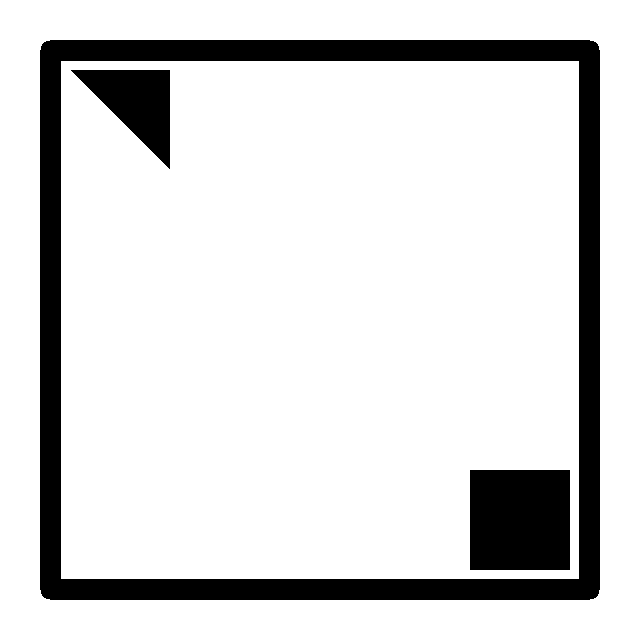
#> input picture markers/marker_000001.png, 640 x 640 px; its folder holds only this picture in this run
$ python test_detector.py
#> lines starting #> are read from the running program, lines starting #| are printed output that depends on the picture; after the words box and inside, x2 and y2 are one past the last pixel; in counts of white or black regions, pixels touching at a corner belong together
### marker_detector.py
"""
Custom Visual Marker Detector
Detects and decodes markers from camera frames using OpenCV
"""

import cv2
import numpy as np


class MarkerDetector:
    def __init__(self, min_area=1000, debug=False):
        """
        Initialize marker detector

        Args:
            min_area: Minimum contour area to consider
            debug: Enable debug visualization
        """
#> further down, img is the input picture: shape (640, 640, 3); 85.3% white; 3 black regions, box (x1, y1, x2, y2) and area: (40, 40, 600, 600) 45152, (470, 470, 570, 570) 10000, (71, 70, 170, 169) 4950
        self.min_area = min_area
        self.debug = debug
        self.grid_size = 5

    def detect_marker(self, frame):
        """
        Detect and decode a marker from a camera frame

        Args:
            frame: Input image (BGR or grayscale)

        Returns:
            dict: Detection result with 'id', 'corners', 'image', 'confidence'
                  or None if no marker detected
        """
        # Step 1: Convert to grayscale
        if len(frame.shape) == 3:
            gray = cv2.cvtColor(frame, cv2.COLOR_BGR2GRAY)
        else:
            gray = frame.copy()

        # Step 2: Apply thresholding (adaptive for better lighting)
        binary = cv2.adaptiveThreshold(
            gray, 255,
            cv2.ADAPTIVE_THRESH_GAUSSIAN_C,
            cv2.THRESH_BINARY_INV,
            11, 2
        )
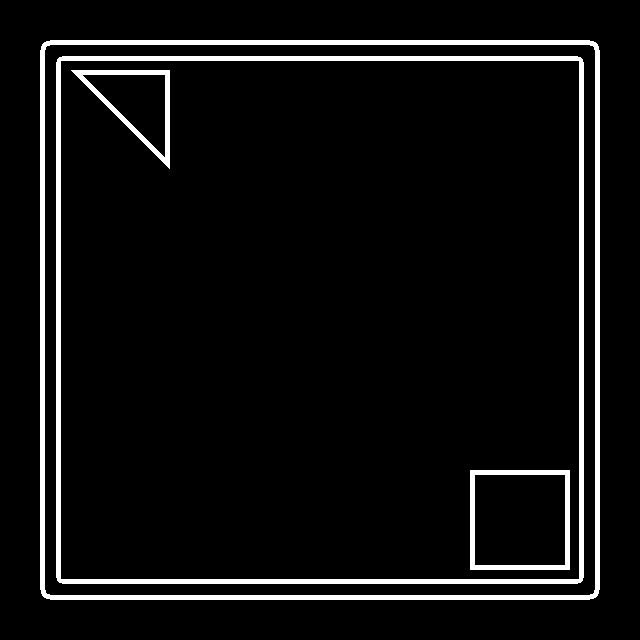
#> binary: shape (640, 640); 6.1% white; 4 white regions

        if self.debug:
            cv2.imshow('Binary', binary)

        # Step 3: Detect contours
        contours, _ = cv2.findContours(
            binary, cv2.RETR_EXTERNAL, cv2.CHAIN_APPROX_SIMPLE
        )
#> contours = 1 contour; box (x1, y1, x2, y2) and area: (40, 40, 600, 600) 312369

        # Step 4: Filter contours
        valid_markers = []

        for contour in contours:
            # Skip small contours
            area = cv2.contourArea(contour)
            if area < self.min_area:
                continue

            # Approximate contour to polygon
            epsilon = 0.02 * cv2.arcLength(contour, True)
            approx = cv2.approxPolyDP(contour, epsilon, True)

            # Must have 4 corners (square)
            if len(approx) != 4:
                continue

            # Check aspect ratio (should be ~1:1)
            rect = cv2.minAreaRect(approx)
            width, height = rect[1]
            aspect_ratio = max(width, height) / min(width, height)

            if aspect_ratio > 1.3:  # Allow some distortion
                continue

            # Step 5: Extract corners and apply perspective transform
            corners = self._order_corners(approx.reshape(4, 2))

            # Step 6: Apply perspective transform to get top-down view
            warped = self._perspective_transform(gray, corners)

            if warped is None:
                continue

            # Step 7: Decode marker
            result = self._decode_marker(warped)

            if result is not None:
                result['corners'] = corners
                result['warped'] = warped
                valid_markers.append(result)
#> this loop made 1 pass
#> (area, epsilon, approx, rect, width, height, aspect_ratio, corners) on pass 1: (312369, 44.44, [[44, 42], [42, 595], [595, 597], [597, 44]], ((319.5, 319.5), (553, 553), -89.79), 553, 553, 1, [[44, 42], [597, 44], [595, 597], [42, 595]])
#> pass 1, in _perspective_transform, `warped = cv2.warpPerspective(gray, M, (max_width, max_height))`:
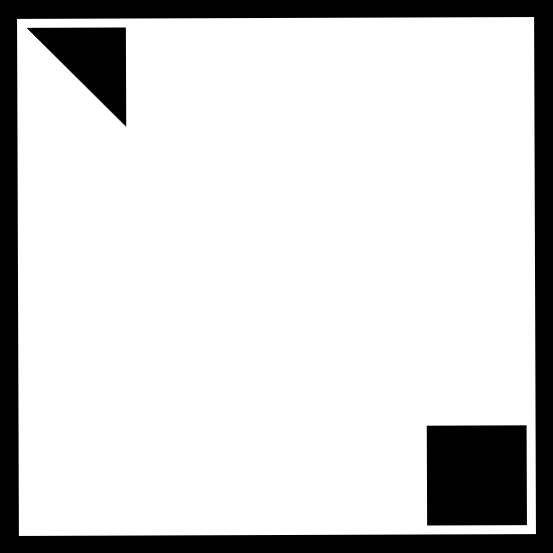
#> warped: shape (553, 553); min 0, max 255, mean 210.5
#> pass 1, in _decode_marker, `_, binary = cv2.threshold(warped, 0, 255, cv2.THRESH_BINARY + cv2.THRE..`:
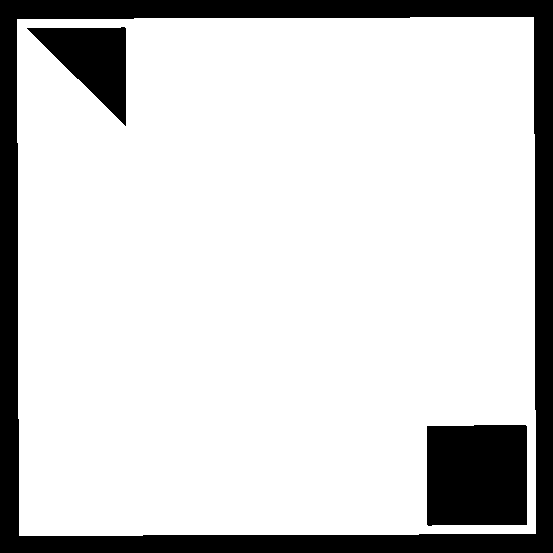
#> binary: shape (553, 553); 82.6% white; 3 black regions, box (x1, y1, x2, y2) and area: (0, 0, 553, 553) 38488, (427, 425, 527, 526) 9956, (27, 27, 126, 126) 4906
#> pass 1, in _detect_orientation, `tl_cell = binary[0:cell_h, 0:cell_w]`:
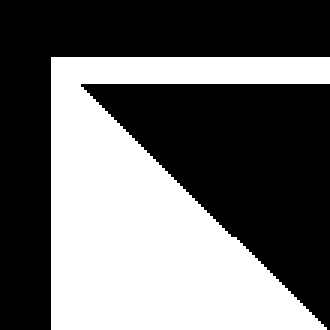
#> tl_cell: shape (110, 110) (shown 3 times larger); 41.4% white; 1 white region, box (x1, y1, x2, y2) and area: (17, 19, 110, 110) 5009
#> pass 1, in _detect_orientation, `tr_region = tl_cell[h_quarter:3*h_quarter, 3*w_quarter:cell_w]`:
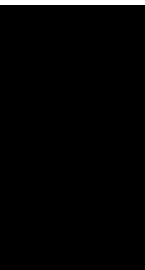
#> tr_region: shape (54, 29) (shown 5 times larger); 1.9% white in thin lines or dots, all inside (x1, y1, x2, y2) = (0, 0, 29, 1)
#> after the loop, valid_markers = 1 item

        # Return the largest valid marker
        if valid_markers:
            # Sort by area (largest first)
            valid_markers.sort(key=lambda x: x['area'], reverse=True)
            return valid_markers[0]

        return None

    def _order_corners(self, corners):
        """Order corners: top-left, top-right, bottom-right, bottom-left"""
        # Sort by x then y
        corners = corners[np.argsort(corners[:, 0])]

        # Take leftmost and rightmost points
        left = corners[:2]
        right = corners[2:]

        # Sort by y
        left = left[np.argsort(left[:, 1])]
        right = right[np.argsort(right[:, 1])]

        # Top-left, top-right, bottom-right, bottom-left
        return np.array([
            left[0],   # Top-left
            right[0],  # Top-right
            right[1],  # Bottom-right
            left[1]    # Bottom-left
        ], dtype=np.float32)

    def _perspective_transform(self, gray, corners):
        """Apply perspective transform to get top-down view"""
        # Calculate width and height of the marker
        width_a = np.linalg.norm(corners[2] - corners[3])
        width_b = np.linalg.norm(corners[1] - corners[0])
        max_width = max(int(width_a), int(width_b))

        height_a = np.linalg.norm(corners[1] - corners[0])
        height_b = np.linalg.norm(corners[2] - corners[3])
        max_height = max(int(height_a), int(height_b))

        # Destination points
        dst = np.array([
            [0, 0],
            [max_width - 1, 0],
            [max_width - 1, max_height - 1],
            [0, max_height - 1]
        ], dtype=np.float32)

        # Get perspective transform matrix
        M = cv2.getPerspectiveTransform(corners, dst)

        # Apply transform
        warped = cv2.warpPerspective(gray, M, (max_width, max_height))

        return warped

    def _decode_marker(self, warped):
        """Decode marker ID from warped image"""
        # Threshold the warped image
        _, binary = cv2.threshold(warped, 0, 255, cv2.THRESH_BINARY + cv2.THRESH_OTSU)

        # Get dimensions
        h, w = binary.shape

        # Step 7: Divide into 5x5 grid
        cell_h = h // self.grid_size
        cell_w = w // self.grid_size

        # Step 8: Detect orientation using diagonal corner cell
        orientation = self._detect_orientation(binary, cell_h, cell_w)

        if orientation is None:
            return None

        # Step 9: Rotate grid accordingly
        grid = self._extract_grid(binary, cell_h, cell_w, orientation)

        # Step 10: Read binary values from data cells
        binary_str = self._read_binary_values(grid)

        # Step 11: Convert binary to integer ID
        marker_id = int(binary_str, 2)

        # Calculate confidence (based on cell contrast)
        confidence = self._calculate_confidence(grid)

        return {
            'id': marker_id,
            'binary': binary_str,
            'orientation': orientation,
            'area': w * h,
            'confidence': confidence
        }

    def _detect_orientation(self, binary, cell_h, cell_w):
        """
        Detect orientation using diagonal corner cell (top-left)

        Returns:
            int: Rotation (0, 1, 2, 3) representing 0°, 90°, 180°, 270°
        """
        # Sample points in the top-left cell
        # The diagonal should have black on top-right, white on bottom-left

        # Get top-left cell region
        tl_cell = binary[0:cell_h, 0:cell_w]

        # Sample center of each quadrant
        h_quarter = cell_h // 4
        w_quarter = cell_w // 4

        # Top-right quadrant (should be black)
        tr_region = tl_cell[h_quarter:3*h_quarter, 3*w_quarter:cell_w]
        tr_mean = np.mean(tr_region)

        # Bottom-left quadrant (should be white)
        bl_region = tl_cell[3*h_quarter:cell_h, 0:w_quarter]
        bl_mean = np.mean(bl_region)

        # Check if orientation is correct (tr black, bl white)
        if tr_mean < 100 and bl_mean > 150:
            return 0  # Correct orientation

        # Try other rotations
        # This is a simplified check - in production, you'd check all 4 rotations
        # and pick the one with the best match

        return 0  # Default to no rotation for now

    def _extract_grid(self, binary, cell_h, cell_w, orientation):
        """Extract 5x5 grid values"""
        grid = []

        for row in range(self.grid_size):
            row_values = []
            for col in range(self.grid_size):
                # Get cell region
                y_start = row * cell_h
                y_end = (row + 1) * cell_h
                x_start = col * cell_w
                x_end = (col + 1) * cell_w

                cell = binary[y_start:y_end, x_start:x_end]

                # Sample center of cell (avoid edges)
                margin = min(cell_h, cell_w) // 4
                center = cell[margin:-margin, margin:-margin]

                # Calculate mean value
                mean_val = np.mean(center)

                # Binary value (0 = black, 1 = white)
                binary_val = 1 if mean_val > 127 else 0

                row_values.append(binary_val)

            grid.append(row_values)

        return grid

    def _read_binary_values(self, grid):
        """Read binary values from data cells (skip orientation marker)"""
        binary_str = ""

        for row in range(self.grid_size):
            for col in range(self.grid_size):
                # Skip orientation marker (top-left cell)
                if row == 0 and col == 0:
                    continue

                binary_str += str(grid[row][col])

        return binary_str

    def _calculate_confidence(self, grid):
        """Calculate detection confidence based on cell contrast"""
        # Simple confidence metric: how "binary" are the cells?
        # Values close to 0 or 255 indicate good contrast

        total_contrast = 0
        count = 0

        for row in grid:
            for val in row:
                # Distance from 127 (middle gray)
                contrast = abs(val - 127)
                total_contrast += contrast
                count += 1

        avg_contrast = total_contrast / count if count > 0 else 0

        # Normalize to 0-1 range
        confidence = min(avg_contrast / 127, 1.0)

        return confidence

    # [54 lines left out: functions draw_detection, main, not called in this run]


# [2 lines that do not run on import are left out]

### test_detector.py
"""
Test the MarkerDetector against all 20 generated markers.
Prints pass/fail for each and a final summary.
"""

import cv2
import glob
from marker_detector import MarkerDetector

detector = MarkerDetector(debug=False)
marker_files = sorted(glob.glob('markers/*.png'))

success = 0
fail = 0

print("=" * 60)
print("MARKER DETECTION TEST")
print("=" * 60)

for f in marker_files:
    img = cv2.imread(f)
    result = detector.detect_marker(img)
#> result = 7 items

    # Extract expected ID from filename  e.g. marker_000005.png -> 5
    expected_id = int(f.replace('\\', '/').split('/')[-1].split('_')[-1].split('.')[0])

    if result is not None:
        detected_id = result['id']
#> detected_id = 16777214
        conf = result['confidence']
#> conf = 0.993
        if detected_id == expected_id:
            status = 'PASS'
            success += 1
        else:
            status = 'FAIL (got ID=' + str(detected_id) + ')'
#> status = 'FAIL (got ID=16777214)'
            fail += 1
        print(f"  {f}: Expected={expected_id:3d}  Got={detected_id:3d}  Conf={conf:.2f}  {status}")
#|   markers/marker_000001.png: Expected=  1  Got=16777214  Conf=0.99  FAIL (got ID=16777214)
    else:
        fail += 1
        print(f"  {f}: Expected={expected_id:3d}  NOT DETECTED")

print("=" * 60)
print(f"Passed: {success}/{len(marker_files)}   Failed: {fail}/{len(marker_files)}")
print("=" * 60)
